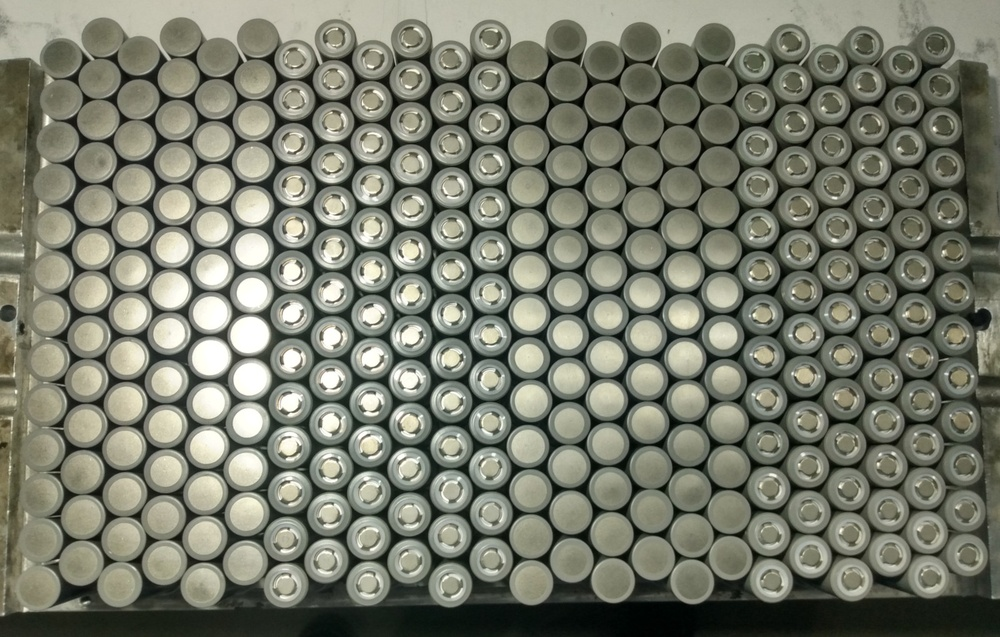
#> input picture photos/celdap11.jpg, 1000 x 637 px, shrunk from 1600 x 1019 before the run
$ python prueba2.py
#> lines starting #> are read from the running program, lines starting #| are printed output that depends on the picture; after the words box and inside, x2 and y2 are one past the last pixel; in counts of white or black regions, pixels touching at a corner belong together
import cv2
import numpy as np


# Read image.
img = cv2.imread('photos/celdap11.jpg', cv2.IMREAD_COLOR)
#> img is the input picture: shape (637, 1000, 3); mean B, G, R 107.2, 121.8, 119.2

# Convert to grayscale.
gray = cv2.cvtColor(img, cv2.COLOR_BGR2GRAY)
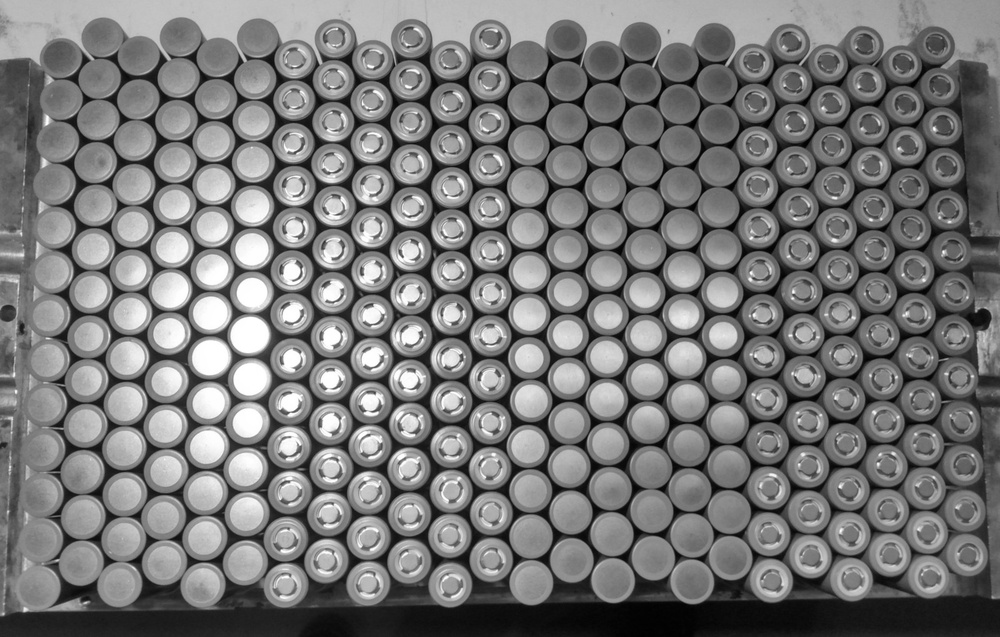
#> gray: shape (637, 1000); min 0, max 255, mean 119.4

# Blur using 4 * 4 kernel.
gray_blurred = cv2.blur(gray, (4, 4))
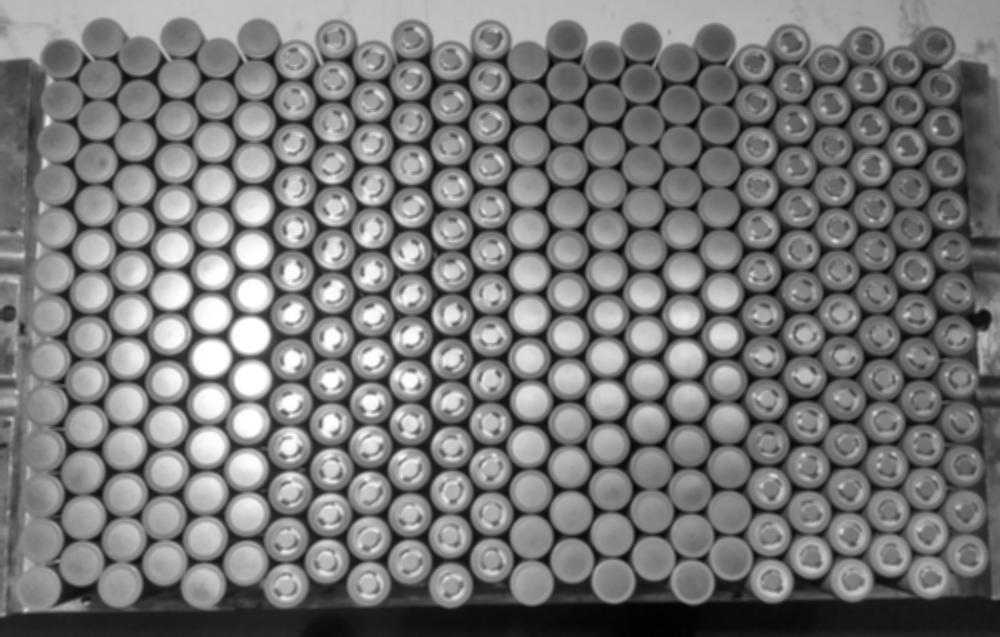
#> gray_blurred: shape (637, 1000); min 2, max 255, mean 119.6
# cv2.imshow('Blur', gray_blurred)

#Blur using 2 * 2 Kernel for positive cells
blur_positive_cells = cv2.blur(gray, (2, 2))


# Apply Hough transform on the blurred image.
detected_circles = cv2.HoughCircles(gray_blurred,
				cv2.HOUGH_GRADIENT, 1, 20, param1 = 50,
			param2 = 30, minRadius = 10, maxRadius = 34)
#> detected_circles = 312 rows, first 8: [332.5, 292.5, 20.4], [568.5, 378.5, 20.8], [252.5, 206.5, 20.8], [245.5, 562.5, 22.1], [450.5, 585.5, 21.8], [647.5, 422.5, 20.8], [451.5, 446.5, 20.5], [333.5, 79.5, 20.2]
cant_cell = 0

# Apply Hough transform on the blurred image for positive cells.
detected_positive_circles = cv2.HoughCircles(blur_positive_cells,
				cv2.HOUGH_GRADIENT, 1, 20, param1 = 50,
			param2 = 30, minRadius = 10, maxRadius = 21)
#> detected_positive_circles = 311 rows, first 8: [451.5, 358.5, 20.4], [527.5, 228.5, 20.4], [410.5, 380.5, 20.4], [490.5, 335.5, 20.4], [371.5, 101.5, 20.4], [606.5, 271.5, 20.4], [644.5, 292.5, 20.4], [566.5, 165.5, 20.4]
positive_cell = 0

# Draw circles that are detected.
if detected_circles is not None:

	# Convert the circle parameters a, b and r to integers.
	detected_circles = np.uint16(np.around(detected_circles))
#> detected_circles = 312 rows, first 8: [332, 292, 20], [568, 378, 21], [252, 206, 21], [246, 562, 22], [450, 586, 22], [648, 422, 21], [452, 446, 20], [334, 80, 20]


	for pt in detected_circles[0, :]:
		a, b, r = pt[0], pt[1], pt[2]

		# Draw the circumference of the circle.
		cv2.circle(img, (a, b), r, (0, 255, 0), 2)

		# Draw a small circle (of radius 1) to show the center.
		cv2.circle(img, (a, b), 1, (0, 0, 255), 3)
		cv2.imshow("Detected Cells", img)
		cant_cell = cant_cell + 1
#> this loop made 312 passes
#> pass 2, `cv2.imshow("Detected Cells", img)`:
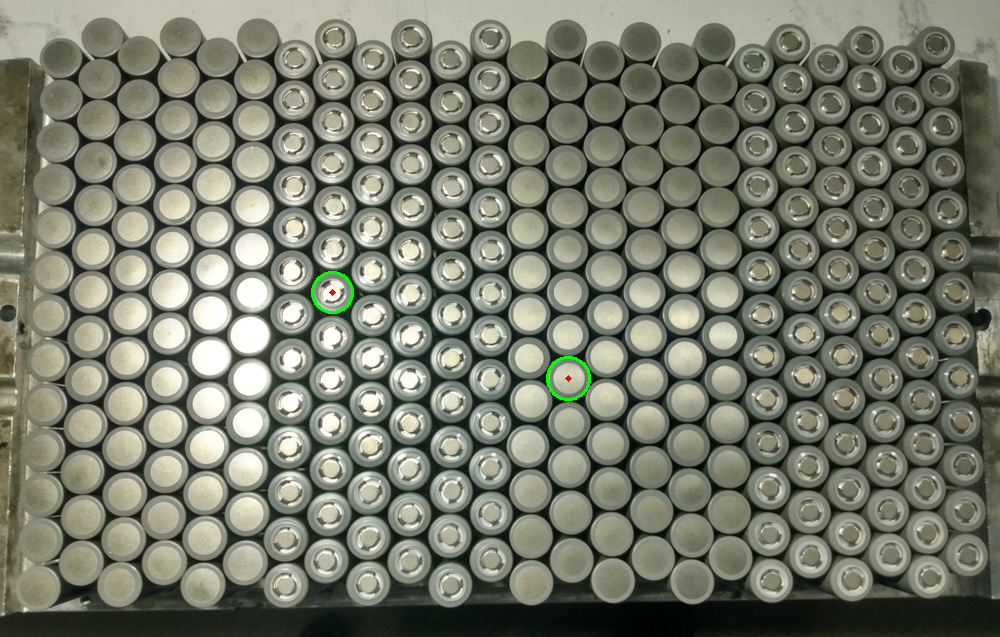
#> window 'Detected Cells': shape (637, 1000, 3); mean B, G, R 107.1, 122, 119.1
#> after the loop:
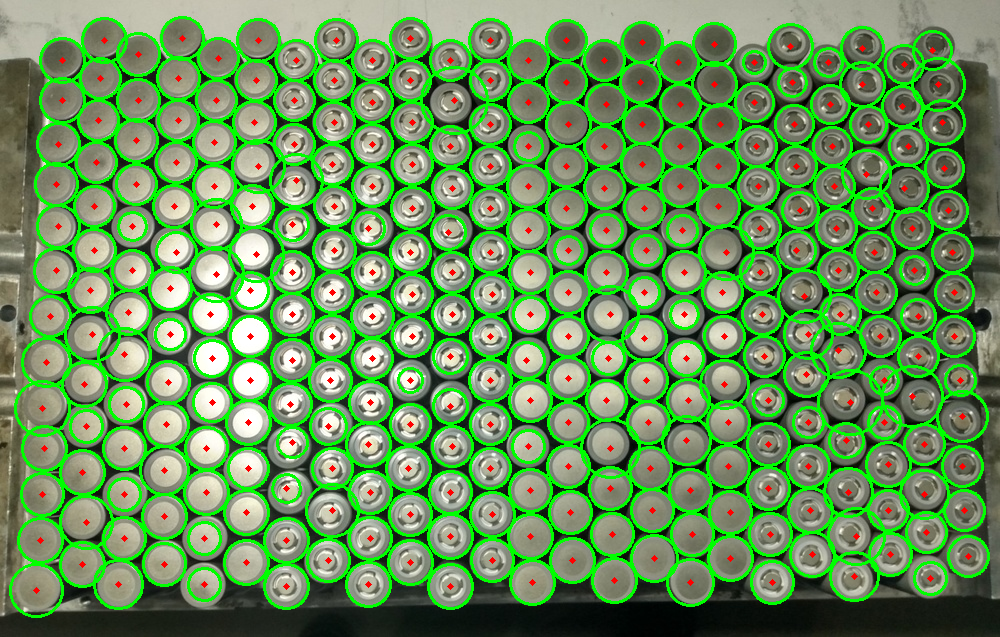
#> img: shape (637, 1000, 3); 19.6% of pixels changed, all inside (x1, y1, x2, y2) = (9, 16, 990, 618)
#> after the loop, cant_cell = 312
		# cv2.waitKey(0)

# Draw circles that are detected.
if detected_positive_circles is not None:

	# Convert the circle parameters a, b and r to integers.
	detected_positive_circles = np.uint16(np.around(detected_positive_circles))
#> detected_positive_circles = 311 rows, first 8: [452, 358, 20], [528, 228, 20], [410, 380, 20], [490, 336, 20], [372, 102, 20], [606, 272, 20], [644, 292, 20], [566, 166, 20]


	for pt in detected_positive_circles[0, :]:
		a, b, r = pt[0], pt[1], pt[2]

		# Draw the circumference of the circle.
		cv2.circle(img, (a, b), r, (0, 0, 255), 20)

		# Draw a small circle (of radius 1) to show the center.
		cv2.circle(img, (a, b), 1, (255, 0, 0), 3)
		cv2.imshow("Detected Positive Cells", img)
		positive_cell = positive_cell + 1
#> this loop made 311 passes
#> pass 1, `cv2.imshow("Detected Positive Cells", img)`:
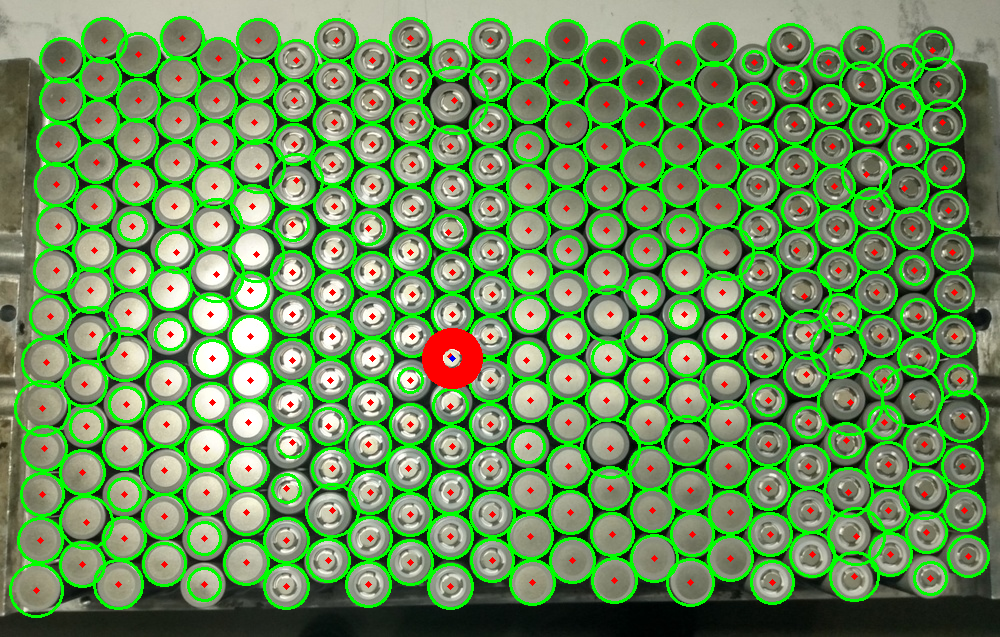
#> window 'Detected Positive Cells': shape (637, 1000, 3); mean B, G, R 88.6, 147.3, 103.1
#> pass 2, `cv2.imshow("Detected Positive Cells", img)`:
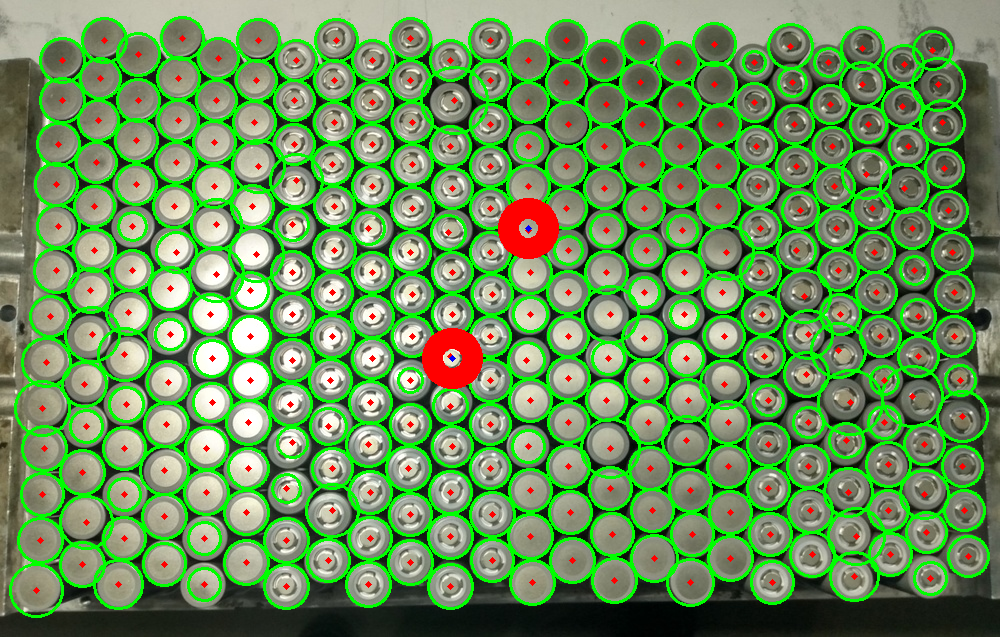
#> window 'Detected Positive Cells': shape (637, 1000, 3); mean B, G, R 88.2, 146.6, 103.8
#> after the loop:
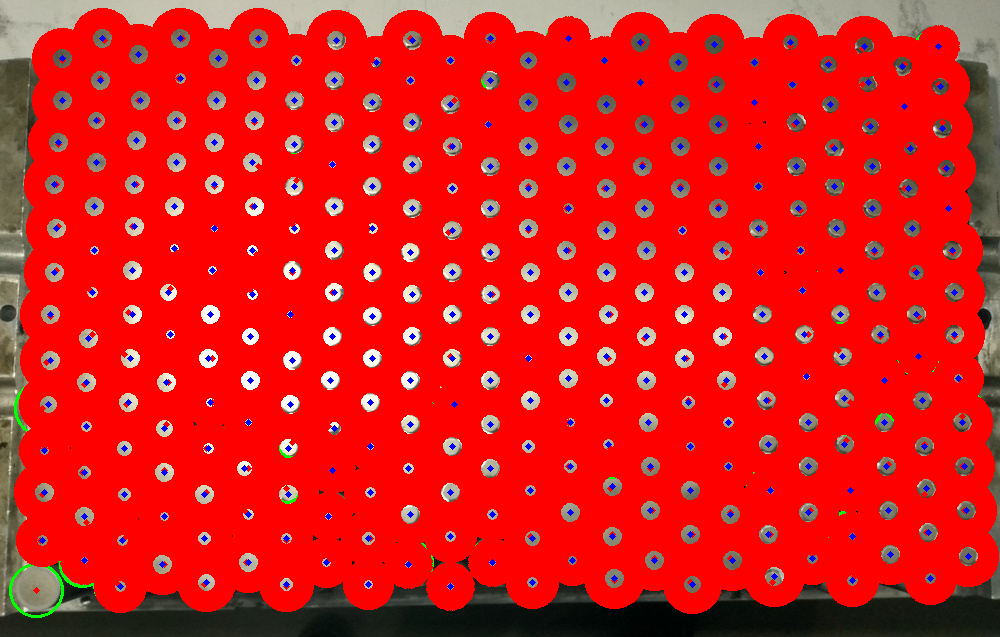
#> img: shape (637, 1000, 3); mean B, G, R 26.2, 27.2, 220.3
#> after the loop, positive_cell = 311
		# cv2.waitKey(0)

print(cant_cell, "Celdas encontradas!")
#| 312 Celdas encontradas!
print(positive_cell, "Celdas positivas encontradas!")
#| 311 Celdas positivas encontradas!
cv2.waitKey(0)
